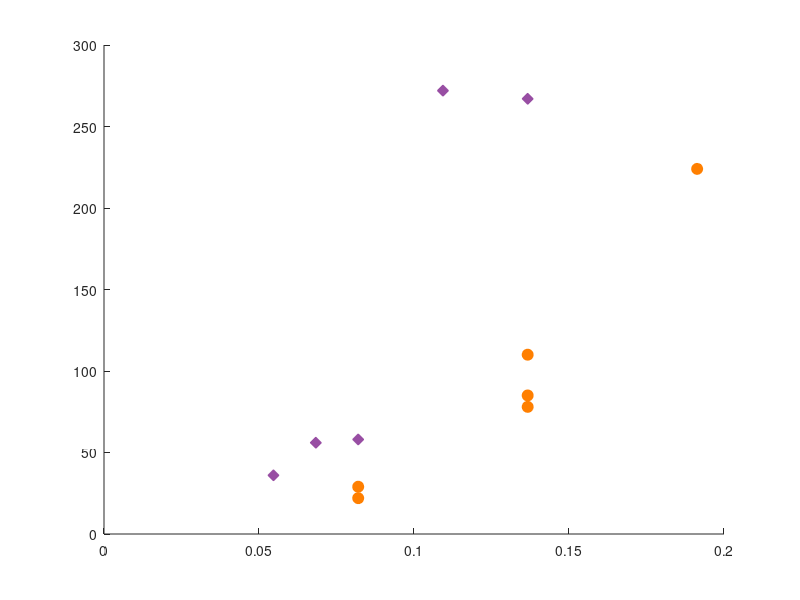

Write MATLAB code to recreate this figure. (Note: this script raises an error after producing the figure.)
% plot lifetime vs amplitude
%
% Author: Eric
% Date: 6-8-18
%
% Mod History:
% v3 (1/14/18): Nonlinear least squares fit for critical strain. Also try
% combining data sets before fitting
% v4 (2/14-19): use effective strain
% v5 (9-17-19): new experimentation. Try fitting right side.
% v6 (9-27-19): just copy fit from left side to right side.
% v7: (11-17-22): fix axes labels.
% v8: 11-17-22: swap to real strain units

red = [228,26,28]/255;
blu = [55,126,184]/255;
grn = [77,175,74]/255;
pur = [152,78,163]/255;
org = [255,127,0]/255;
brn = [166,86,40]/255;

% Conversion from volts to strain
v2s = 4.1/30.;

% 10-10-18 data
% amplitudes in V
amplitudes1010 = [0.8 0.9 1.1];
% raw strains = amplitudes * v2s
% effective strains (post train)
estrains1010 = [.035 .047 .053];
% lifetimes in shear cycles
lifetimes1010 = [88 114 378];

% 10-10-18 data
% amplitudes in V
amplitudes1010_ext = [0.8 0.9 1.1];
% lifetimes in shear cycles
lifetimes1010_ext = [88 114 378];


% 10-1-18 data
% amplitudes in V
amplitudes101 = [0.1 0.2 0.4 0.6 0.7 0.8 1.0];
% lifetimes in shear cycles
lifetimes101 = [1 76 104 192 142 216 142];


% 10-1-18 data -- first 4 runs taken
% amplitudes in V 
amplitudes101_4 = [0.1 0.4 0.6 0.8];
% lifetimes in shear cycles
lifetimes101_4 = [1 104 192 216];

% 8-29-18 data
% amplitudes in V
amplitudes829 = [0.4 0.6 0.7 0.8 0.9 1.0];
% lifetimes in shear cycles
lifetimes829 = [86 51 127 118 153 105];

% 8-15-18 data
% amplitudes in V
amplitudes815 = [0.4 0.6 0.7 0.8];
% lifetimes in shear cycles
lifetimes815 = [109 151 176 127];

% 6-28-18 data
% amplitudes in V
amplitudes628 = [0.4 0.6 0.8 1.0 1.2];
% effective strains (post train)
estrains628 = [.041 .045 .041 .045 .067];
% lifetimes in shear cycles
lifetimes628 = [48 68 64 106 179];


%%%% NOTE: only 5-21 and 6-3 with lower volume fraction gel
% 6-3-18 data
% lifetimes in shear cycles
lifetimes63 = [36 56 58 272 267];
% amplitudes in V
amplitudes63 = [0.4 0.5 0.6 0.8 1.0]*v2s;

% 5-21-18 data
amplitudes521 = [0.1 0.4 0.6 0.6 0.8 1.0 1.0 1.0 1.4];
lifetimes521 = [31 110 17 31 248 78 85 118 224];

% 5-21-18 first 8 data taken
amplitudes521_8 = [0.6 0.6 1.0 1.0 1.0 1.4]*v2s;
lifetimes521_8 = [17 31 78 85 110 224];

% 5-21-18 only triain well
amplitudes521_well = [0.1 0.6 1.0 1.0 1.0 1.4]*v2s;
lifetimes521_well = [22 29 78 85 110 224];

figure;
hold on
plot(amplitudes63, lifetimes63, 'd', 'color', pur, 'MarkerFaceColor', pur, 'MarkerSize',8);
% plot(amplitudes521, lifetimes521,'b.', 'MarkerFaceColor', 'b', 'MarkerSize', 12);
plot(amplitudes521_8, lifetimes521_well, 'o', 'color', org, 'MarkerFaceColor', org, 'MarkerSize', 8);
% plot(amplitudes628, lifetimes628,'g.', 'MarkerFaceColor', 'g', 'MarkerSize', 16);
% plot(amplitudes815, lifetimes815,'.', 'Color', [153, 102, 51]/256,'MarkerSize', 16);
% plot(amplitudes829, lifetimes829,'.', 'Color', [204, 0, 204]/256,'MarkerSize', 16);

plot_gc1 = plot(ones(100,1) * 0.9*v2s, 1:4:400, 'color', pur, 'LineStyle', '--',...
    'LineWidth', options.line_width);

plot_gc2 = plot(ones(100,1) * 1.2*v2s, 1:4:400, 'color', org, 'LineStyle', '--',...
    'LineWidth', options.line_width);


% plot(amplitudes101, lifetimes101, '.', 'Color', [51, 153, 51]/256,'MarkerSize', 16);

% title('Training','FontSize', 20);
xlabel('\gamma_0','FontSize', 16);
ylabel('Characteristic time \tau','FontSize', 16);
% ylim([0.02 0.05])
% xlim([0 550])
% axis([0 max(t) 0.02 0.14]);

xt = get(gca,'XTick');
set(gca, 'FontSize', 16)
box on

hold off

%%%%%%%%%%%%%
%% Fit to power law
% lifetimes to fit

% life = lifetimes829(1:end);
% gam = amplitudes829(1:end);
% gc = 1.1;

% life = lifetimes628(1:end);
% gam = amplitudes628(1:end)*v2s;
% gc = 1.4*v2s;
% gam = estrains628(1:end);
% gc = 0.085;


% life = lifetimes63(1:end-1);
% gam = amplitudes63(1:end-1);
% gc = 0.9;

% life = lifetimes521_well(1:end-1);
% gam = amplitudes521_well(1:end-1);
% gc = 1.2;

% life = lifetimes101_4(1:end);
% gam = amplitudes101_4(1:end);
% gc = 0.75;

% life = lifetimes1010(1:end);
% gam = amplitudes1010(1:end);
% gc = 1.2;

% Combined lifetimes
% life = [lifetimes1010(1:end), lifetimes628(1:end)];
% gam = [amplitudes1010(1:end)+0.2, amplitudes628(1:end)];
% gc = 1.4;

life = [lifetimes521_well(1:end-1), lifetimes63(1:end-1)];
gam = [amplitudes521_well(1:end-1)-0.3*v2s, amplitudes63(1:end-1)];
gc = 0.83*v2s;

figure;
loglog(gc-gam, life,'b.', 'MarkerFaceColor', 'b', 'MarkerSize', 16);
% figure;
% plot(log10(gc-gam), log10(life), 'b.', 'MarkerFaceColor', 'b', 'MarkerSize', 16);

mylogfit = fit(log10((gc-gam))', log10(life)', 'poly1');
logfit_coeffs = coeffvalues(mylogfit);

% mylogfit = fit((gc-gam)', life', 'poly1');
% logfit_coeffs = coeffvalues(mylogfit);

figure;
hold on
plot(log10(gc-gam), logfit_coeffs(1)* log10(gc-gam) + logfit_coeffs(2))
plot(log10(gc-gam), log10(life),'b.', 'MarkerFaceColor', 'b', 'MarkerSize', 16)
xlabel('Log \gamma-\gamma_0^c','FontSize', 16);
ylabel('Log Lifetime \tau','FontSize', 16);
% xlim([
hold off

ls = logspace(-3, 0);

figure;
ax = gca;
% plot(gc-gam, 10.^(fit_coeffs(1)* log10(gc-gam)+ fit_coeffs(2)))
loglog(ls, (ls).^(logfit_coeffs(1)) * 10^logfit_coeffs(2), 'b', 'LineWidth', 1)
hold on
loglog(gc-gam, life,'bd', 'MarkerFaceColor', 'b', 'MarkerSize', 6)
xlim([10^(-3) 10^0])
xlabel('\gamma_0-\gamma_0^c','FontSize', 16);
ylabel('Characteristic time \tau','FontSize', 16);
box on
ax.TickLength = [0.04 2];
ax.FontSize = 16;

% wrong!
% figure;
% xs = 0.01: 0.01: 0.07;
% hold on
% loglog(gc-gam, life,'b.', 'MarkerFaceColor', 'b', 'MarkerSize', 16);
% plot(xs,exp(fit_coeffs(1)* log(xs)) + fit_coeffs(2))
% hold off 

% plot lifetimes with power law fit
figure;
xs = logspace(log10(0.02), log10(gc-.01));
hold on
plot(amplitudes63(1:end-1), lifetimes63(1:end-1),'b.', 'MarkerFaceColor', 'b', 'MarkerSize', 16);
plot(amplitudes521_well(1:end-1)-0.3*v2s, lifetimes521_well(1:end-1),'r.', 'MarkerFaceColor', 'r', 'MarkerSize', 16);
% plot(amplitudes628*v2s, lifetimes628,'g.', 'MarkerFaceColor', 'g', 'MarkerSize', 16);
% plot(estrains628, lifetimes628, 'r.', 'MarkerFaceColor', 'r', 'MarkerSize', 16);
% plot(amplitudes101_4, lifetimes101_4,'g.', 'MarkerFaceColor', 'g', 'MarkerSize', 16);
% plot(amplitudes1010, lifetimes1010, 'g.', 'MarkerFaceColor', 'g', 'MarkerSize', 16);
% plot(amplitudes829, lifetimes829, 'g.', 'MarkerFaceColor', 'g', 'MarkerSize', 16);
plot(xs, 10^(logfit_coeffs(2))*(gc-xs).^(logfit_coeffs(1)), 'r')
% xlim([0 1.0])

ylim([0 400])
hold off

xlabel('\gamma_0','FontSize', 18);
ylabel('Lifetime \tau','FontSize', 18);


%% figure shifting to plot gamma_c - gamma
figure;
xs = logspace(log10(0.1), log10(gc*v2s-.05*v2s));
hold on
% plot(xs - gc, 10^(fit_coeffs(2))*(gc-xs).^(fit_coeffs(1)), 'r')
plot(amplitudes63(1:end-1) - gc, lifetimes63(1:end-1),'b.', 'MarkerFaceColor', 'b', 'MarkerSize', 16);
plot(amplitudes521_well(1:end-1) -gc - 0.3*v2s, lifetimes521_well(1:end-1),'r.', 'MarkerFaceColor', 'r', 'MarkerSize', 16);
% plot(amplitudes628 - gc, lifetimes628,'.', 'Color', [255, 153, 0]/256, 'MarkerSize', 16);
% plot(amplitudes829-gc+0.2, lifetimes829,'.', 'Color', [0, 255, 0]/256,'MarkerSize', 16);
% plot(amplitudes815-gc+0.4, lifetimes815,'.', 'Color', [102, 51, 0]/256,'MarkerSize', 16);
% plot(amplitudes101(2:6)-gc+0.5, lifetimes101(2:6),'.', 'Color', [51, 153, 51]/256, 'MarkerSize', 16);
% plot(amplitudes1010-gc+0.2, lifetimes1010,'.', 'Color', 'k', 'MarkerSize', 16);
% xlim([-1.4 0.2])

ylim([0 400])
hold off

xlabel('\gamma_c - \gamma','FontSize', 18);
ylabel('Lifetime \tau','FontSize', 18);

% %%
% % with fixed strain units
% figure;
% xs = logspace(log10(0.1), log10(gc-.05*v2s));
% hold on
% plot((xs - gc)*v2s, 10^(logfit_coeffs(2))*(gc-xs).^(logfit_coeffs(1)), 'r')
% plot((amplitudes63(1:end-1) - gc)*v2s, lifetimes63(1:end-1),'b.', 'MarkerFaceColor', 'b', 'MarkerSize', 16);
% plot((amplitudes521_well(1:end-1) -gc-0.3)*v2s, lifetimes521_well(1:end-1),'r.', 'MarkerFaceColor', 'r', 'MarkerSize', 16);
% % plot((amplitudes628 - gc)*v2s, lifetimes628,'.', 'Color', [255, 153, 0]/256, 'MarkerSize', 16);
% % plot((amplitudes829-gc+0.2)*v2s, lifetimes829,'.', 'Color', [0, 255, 0]/256,'MarkerSize', 16);
% % plot((amplitudes815-gc+0.4)*v2s, lifetimes815,'.', 'Color', [102, 51, 0]/256,'MarkerSize', 16);
% % plot((amplitudes101(2:6)-gc+0.5)*v2s, lifetimes101(2:6),'.', 'Color', [51, 153, 51]/256, 'MarkerSize', 16);
% % plot((amplitudes1010-gc+0.2)*v2s, lifetimes1010,'.', 'Color', [255, 0, 255]/256, 'MarkerSize', 16);
% % plot((amplitudes1010_ext-gc+0.2)*v2s, lifetimes1010_ext,'.', 'Color', [255, 0, 255]/256, 'MarkerSize', 16);
% % xlim([-1.4 0.2])
% 
% ylim([0 400])
% hold off
% 
% xlabel('\gamma_c - \gamma','FontSize', 18);
% ylabel('Lifetime \tau','FontSize', 18);

%% Create Custom Nonlinear Models and Specify Problem Parameters and Independent Variables

life2fit = life;
gam2fit = gam;
% gam2fit = estrains628;

life_end = [lifetimes521_well(end), lifetimes63(end)];
gam_end = [amplitudes521_well(end)-0.3*v2s, amplitudes63(end)];

% Set estimates
a_0 = 40*v2s;
gc_0 = 0.85*v2s;
nu_0 = -0.85;
vars_0 = [a_0 gc_0 nu_0];

% Set bounds
lb = [1*v2s 0.05*v2s 0.2];
ub = [1000*v2s 1*v2s 2];

% Define fit
myfittype = fittype('a*(gc-gam)^(-nu)', 'dependent', {'tau'}, 'independent', {'gam'},...
    'coefficients', {'a', 'gc', 'nu'});

% Run fitting
nl_fit = fit(gam2fit', life2fit', myfittype, 'Lower', lb, 'Upper', ub, 'StartPoint', vars_0);
fit_coeffs = coeffvalues(nl_fit);
conf_ints = confint(nl_fit);

% Manually designate points from fit (for plotting)
xx = min(gam2fit):0.01:max(gam2fit);

xx = -.4*v2s:0.001:0.82*v2s;
fit_points = fit_coeffs(1) * (fit_coeffs(2)-xx).^(-fit_coeffs(3));

%flipped plot
xx_rt = fit_coeffs(2) - max(xx):0.01: fit_coeffs(2) - max(xx)+1;
fit_flip = fit_coeffs(1) * (xx_rt).^-(fit_coeffs(3));
fit_flip_basic = fliplr(fit_points);
fit_rt = 150*v2s * (xx_rt).^-(fit_coeffs(3));

figure;
hold on

plot(gam2fit-fit_coeffs(2), life2fit,'bd', 'MarkerFaceColor', 'b', 'MarkerSize', 6)
plot(gam_end-fit_coeffs(2), life_end,'rs', 'MarkerFaceColor', 'r', 'MarkerSize', 6)
plot(xx-fit_coeffs(2), fit_points, 'b', 'LineWidth', 1.5)
% plot(xx_rt, fit_flip, 'r:', 'LineWidth', 1.5)
plot(xx_rt, fit_rt, 'r:', 'LineWidth', 1.5)
% title('Training','FontSize', 20);
xlabel('\gamma_0 - \gamma_0^c','FontSize', 18);
ylabel('Characteristic time \tau','FontSize', 18);
xt = get(gca,'XTick');
set(gca, 'FontSize', 16)
% legend('off')
xlim([-1.2*v2s 1*v2s])
ylim([0 400])
box on
hold off

% %% Create Custom Nonlinear Models and Specify Problem Parameters and Independent Variables
% % RIGHT SIDE OF EQUATION
% 
% 
% life2fit = [lifetimes521_well(end), lifetimes63(end)];
% gam2fit = [amplitudes521_well(end)-0.3, amplitudes63(end)];
% gc = 0.9;
% 
% % life2fit = life;
% % gam2fit = gam;
% % % gam2fit = estrains628;
% 
% 
% % Set estimates
% a_0 = 40;
% gc_0 = 0.85;
% nu_0 = -0.85;
% vars_0 = [a_0 gc_0 nu_0];
% 
% % Set bounds
% lb = [1 0.05 0.2];
% ub = [1000 1 2];
% 
% % Define fit
% myfittype = fittype('a*(gc-gam)^(-nu)', 'dependent', {'tau'}, 'independent', {'gam'},...
%     'coefficients', {'a', 'gc', 'nu'});
% 
% % Run fitting
% nl_fit = fit(gam2fit', life2fit', myfittype, 'Lower', lb, 'Upper', ub, 'StartPoint', vars_0);
% fit_coeffs = coeffvalues(nl_fit);
% conf_ints = confint(nl_fit);
% 
% % Manually designate points from fit (for plotting)
% xx = min(gam2fit):0.01:max(gam2fit);
% fit_points = fit_coeffs(1) * (fit_coeffs(2)-xx).^(-fit_coeffs(3));
% 
% figure;
% hold on
% plot(xx-fit_coeffs(2), fit_points, 'r', 'LineWidth', 2)
% plot(gam2fit-fit_coeffs(2), life2fit,'b.', 'MarkerFaceColor', 'b', 'MarkerSize', 14)
% % title('Training','FontSize', 20);
% xlabel('\gamma_c - \gamma','FontSize', 18);
% ylabel('Lifetime \tau','FontSize', 18);
% xt = get(gca,'XTick');
% set(gca, 'FontSize', 16)
% legend('off')
% hold off

%%%%%%%%%%%%%%%%%%%%%%%%%%%%%%%%%%%%%%%%%%%%%%%%%%%%%%%%%%%%%%%%%%%%%%%%%%%%%%%%%%%%%%%
% % Plot fixing strain units
% figure;
% hold on
% plot((xx-fit_coeffs(2))*v2s, fit_points, 'r', 'LineWidth', 2)
% plot((gam2fit-fit_coeffs(2))*v2s, life2fit,'b.', 'MarkerFaceColor', 'b', 'MarkerSize', 14)
% % title('Training','FontSize', 20);
% xlabel('\gamma_c - \gamma','FontSize', 18);
% ylabel('Lifetime \tau','FontSize', 18);
% xt = get(gca,'XTick');
% set(gca, 'FontSize', 16)
% legend('off')
% hold off

% %% Fix strain units
% 
% figure;
% loglog((gc-gam)*v2s, life,'b.', 'MarkerFaceColor', 'b', 'MarkerSize', 16);
% % figure;
% % plot(log10(gc-gam), log10(life), 'b.', 'MarkerFaceColor', 'b', 'MarkerSize', 16);
% 
% myfit = fit(log10((gc-gam))', log10(life)', 'poly1');
% fit_coeffs = coeffvalues(myfit);
% 
% figure;
% hold on
% plot(log10((gc-gam)*v2s), fit_coeffs(1)* log10(gc-gam) + fit_coeffs(2))
% plot(log10((gc-gam)*v2s), log10(life),'b.', 'MarkerFaceColor', 'b', 'MarkerSize', 16)
% xlabel('Log \gamma-\gamma_c','FontSize', 16);
% ylabel('Log Lifetime \tau','FontSize', 16);
% hold off
% 
% % plot lifetimes with power law fit IN STRAIN UNITS
% figure;
% xs = logspace(log10(0.1), log10(gc-.05));
% hold on
% plot(amplitudes63*v2s, lifetimes63,'b.', 'MarkerFaceColor', 'b', 'MarkerSize', 16);
% % plot(amplitudes521_well, lifetimes521_well,'r.', 'MarkerFaceColor', 'r', 'MarkerSize', 16);
% % plot(amplitudes628, lifetimes628,'g.', 'MarkerFaceColor', 'g', 'MarkerSize', 16);
% plot(xs*v2s, 10^(fit_coeffs(2))*(gc-xs).^(fit_coeffs(1)), 'r')
% xlim([0 .16])
% 
% ylim([0 400])
% hold off
% 
% xlabel('Training strain (\gamma_0)','FontSize', 18);
% ylabel('Lifetime \tau','FontSize', 18);
% 
% % figure shifting to plot gamma_c - gamma
% figure;
% xs = logspace(log10(0.1), log10(gc-.05));
% hold on
% plot((amplitudes63 - gc+0.3)*v2s, lifetimes63,'b.', 'MarkerFaceColor', 'b', 'MarkerSize', 16);
% plot((amplitudes521_well -gc)*v2s, lifetimes521_well,'r.', 'MarkerFaceColor', 'r', 'MarkerSize', 16);
% plot((xs - gc)*v2s, 10^(fit_coeffs(2))*(gc-xs).^(fit_coeffs(1)), 'r')
% % plot(amplitudes628 - gc, lifetimes628,'.', 'Color', [255, 153, 0]/256, 'MarkerSize', 16);
% % plot(amplitudes829-gc+0.2, lifetimes829,'.', 'Color', [0, 255, 0]/256,'MarkerSize', 20);
% % plot(amplitudes815-gc+0.4, lifetimes815,'.', 'Color', [102, 51, 0]/256,'MarkerSize', 20);
% % plot(amplitudes101(2:6)-gc+0.5, lifetimes101(2:6),'.', 'Color', 'b', 'MarkerSize', 20);
% % xlim([-1.0 0.4])
% 
% ylim([0 400])
% hold off
% 
% xlabel('\gamma_c - \gamma','FontSize', 18);
% ylabel('Lifetime \tau','FontSize', 18);
% 
% %% Plotting with vertical lines (can move parts of this up if wanted)
% 
% figure;
% hold on
% plot(amplitudes63, lifetimes63,'b.', 'MarkerFaceColor', 'b', 'MarkerSize', 16);
% % plot(amplitudes521_8, lifetimes521_8,'r.', 'MarkerFaceColor', 'r', 'MarkerSize', 12);
% plot(amplitudes521_well, lifetimes521_well,'r.', 'MarkerFaceColor', 'r', 'MarkerSize', 16);
% plot(amplitudes628, lifetimes628,'g.', 'MarkerFaceColor', 'g', 'MarkerSize', 16);
% 
% % title('Training','FontSize', 20);
% xlabel('Training strain (V)','FontSize', 18);
% ylabel('lifetimes','FontSize', 18);
% % ylim([0.02 0.05])
% % xlim([0 550])
% % axis([0 max(t) 0.02 0.14]);
% 
% % % Plot vertical line for training amplitude
% trainingAmplitude = 0.9;
% plot(ones(100,1) * trainingAmplitude, linspace(1, 500, 100), 'b--');
% trainingAmplitude = 1.2;
% plot(ones(100,1) * trainingAmplitude, linspace(1, 500, 100), 'r--');
% 
% trainingAmplitude = 1.4;
% plot(ones(100,1) * trainingAmplitude, linspace(1, 500, 100), 'g--');
% 
% xt = get(gca,'XTick');
% set(gca, 'FontSize', 16)
% 
% hold off
% 
% %%%%%%% Fixing volts to strain
% figure;
% hold on
% plot(amplitudes63*v2s, lifetimes63,'b.', 'MarkerFaceColor', 'b', 'MarkerSize', 16);
% % plot(amplitudes521_8, lifetimes521_8,'r.', 'MarkerFaceColor', 'r', 'MarkerSize', 12);
% plot(amplitudes521_well*v2s, lifetimes521_well,'r.', 'MarkerFaceColor', 'r', 'MarkerSize', 16);
% plot(amplitudes628*v2s, lifetimes628,'g.', 'MarkerFaceColor', 'g', 'MarkerSize', 16);
% 
% plot(amplitudes829*v2s, lifetimes829,'.', 'Color', [204, 0, 204]/256,'MarkerSize', 16);
% plot(amplitudes815*v2s, lifetimes815,'.', 'Color', [153, 102, 51]/256,'MarkerSize', 16);
% 
% % title('Training','FontSize', 20);
% xlabel('Training strain \gamma_0','FontSize', 18);
% ylabel('Lifetime \tau','FontSize', 18);
% % ylim([0.02 0.05])
% % xlim([0 550])
% % axis([0 max(t) 0.02 0.14]);
% 
% % % Plot vertical line for training amplitude
% trainingAmplitude = 0.9*v2s;
% plot(ones(100,1) * trainingAmplitude, linspace(1, 500, 100), 'b--');
% trainingAmplitude = 1.2*v2s;
% plot(ones(100,1) * trainingAmplitude, linspace(1, 500, 100), 'r--');
% 
% trainingAmplitude = 1.4*v2s;
% plot(ones(100,1) * trainingAmplitude, linspace(1, 500, 100), 'g--');
% 
% xt = get(gca,'XTick');
% set(gca, 'FontSize', 16)
% 
% hold off
% 
% %%%%%%%%%%%%%%%%%%%%%%%%%%%%%%%%%%%%%
% % Attempt at using nonlinear least squares to fit for gamma_c
